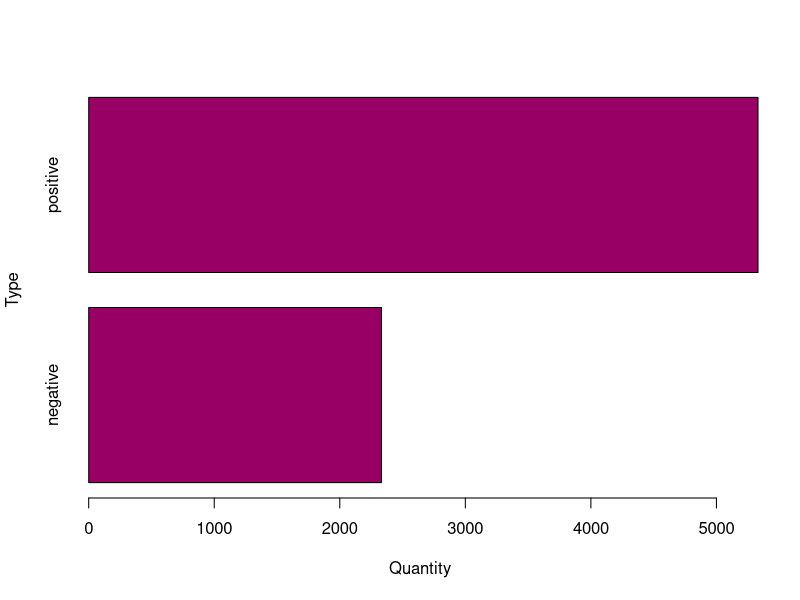
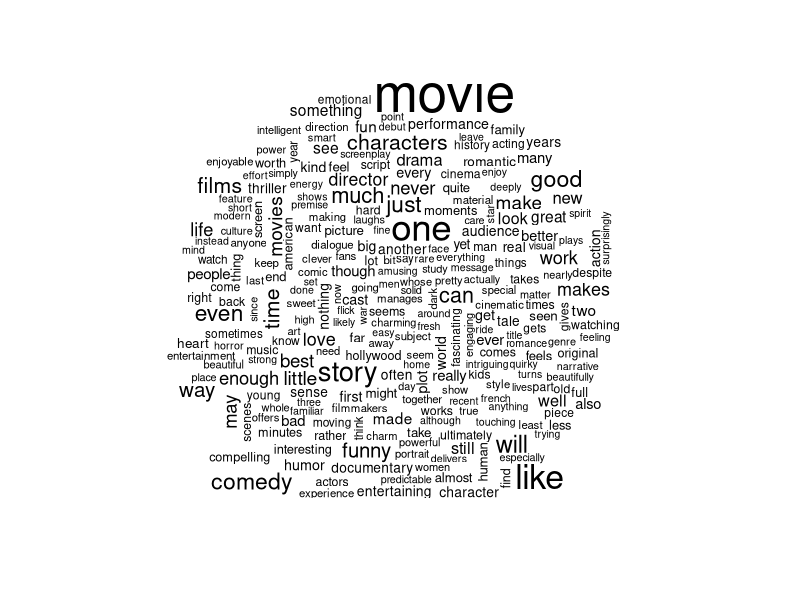
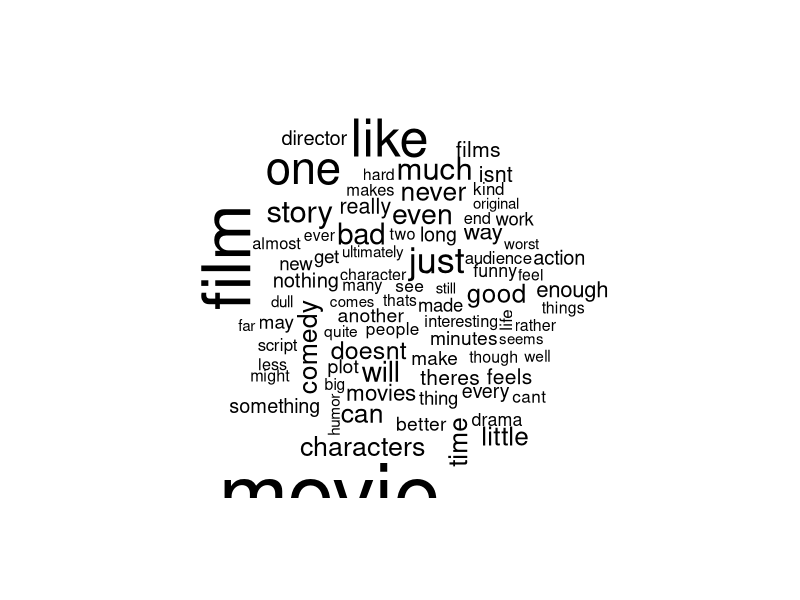
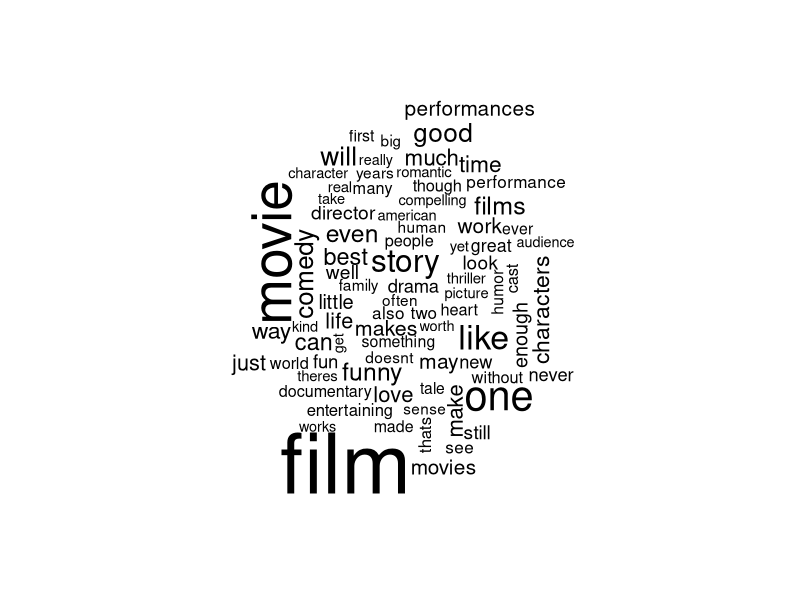
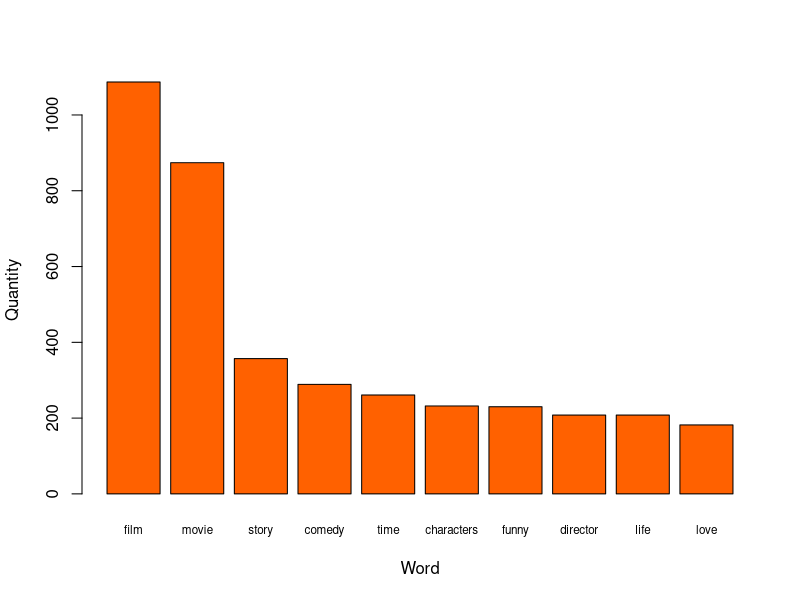
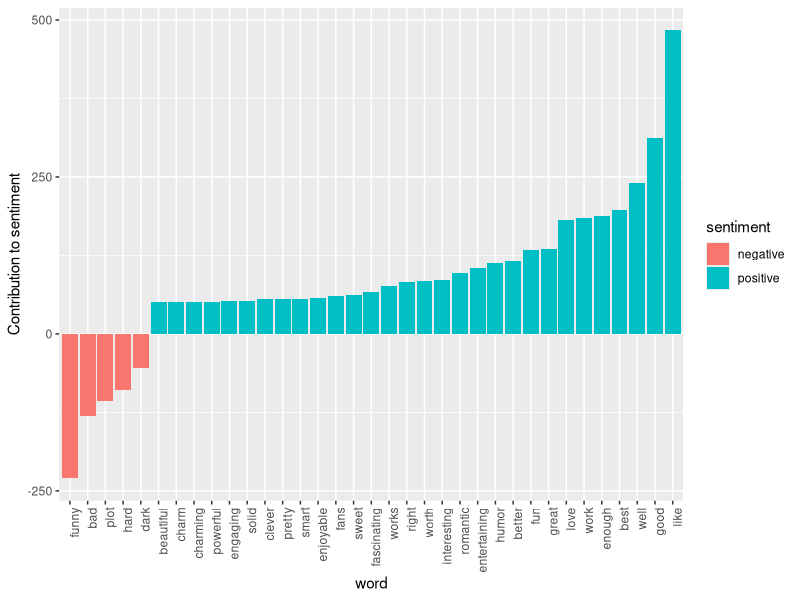

Generate these figures, in order, with R:
## ---- chunk 1
knitr::opts_chunk$set(echo = TRUE)
#dsMovies <- read.table(file = 'movie-reviews-dataset.tsv', sep = '\t', header = TRUE)
dsMovies <- read.csv("dsMovies.csv", stringsAsFactors = FALSE, header = TRUE)
## ---- chunk 2
summary(dsMovies)
str(dsMovies)
head(dsMovies)
tail(dsMovies)
dsMovies$type <- factor(dsMovies$type)
table(dsMovies$type)
## ---- chunk 3
barplot(table(dsMovies$type), xlab = "Quantity", ylab = "Type", horiz = TRUE, col='#990066')
## ---- chunk 4
library("tm")
dsMoviesCorpus <- VCorpus(VectorSource (dsMovies$message))
print(dsMoviesCorpus)
inspect(dsMoviesCorpus[1:2])
## ---- chunk 5
library("tm")
print(dsMoviesCorpus[[1]])
as.character(dsMoviesCorpus[[1]])
## ---- chunk 6
library("tm")
lapply(dsMoviesCorpus[1:5], as.character)
## ---- chunk 7
dsMovies_clean <- tm_map ( dsMoviesCorpus, content_transformer(tolower))
as.character(dsMoviesCorpus[[1]])
as.character(dsMovies_clean[[1]])
## ---- chunk 8
dsMovies_clean <- tm_map ( dsMovies_clean, removeNumbers)
as.character(dsMoviesCorpus[[32]])
as.character(dsMovies_clean[[32]])
## ---- chunk 9
#stopwords()
#stopwords('spanish')
dsMovies_clean <- tm_map ( dsMovies_clean, removeWords, stopwords('spanish'))
dsMovies_clean <- tm_map ( dsMovies_clean, removeWords, stopwords())
as.character(dsMoviesCorpus[[6]])
as.character(dsMovies_clean[[6]])
as.character(dsMoviesCorpus[[1200]])
as.character(dsMovies_clean[[1200]])
## ---- chunk 10
dsMovies_clean <- tm_map ( dsMovies_clean, removePunctuation)
as.character(dsMoviesCorpus[[6]])
as.character(dsMovies_clean[[6]])
## ---- chunk 11
dsMovies_clean <- tm_map ( dsMovies_clean, stripWhitespace)
as.character(dsMoviesCorpus[[452]])
as.character(dsMovies_clean[[452]])
## ---- chunk 12
dsMovies_dtm <- DocumentTermMatrix (dsMovies_clean)

str(dsMovies_dtm)
## ---- chunk 13
dsMovies_dtm_train <- dsMovies_dtm[1:5364, ]
dsMovies_dtm_test <- dsMovies_dtm[5365:7663, ]
dsMovies_train_labels <- dsMovies[1:5364,]$type
dsMovies_test_labels <- dsMovies[5365:7663,]$type
prop.table(table(dsMovies_train_labels))
prop.table(table(dsMovies_test_labels))
## ---- chunk 14
library("wordcloud")
wordcloud(dsMovies_clean, min.freq = 40, random.order =TRUE)
## ---- chunk 15
bad <- subset(dsMovies, type=="negative")
good <- subset(dsMovies, type =="positive")

wordcloud(bad$message, max.words = 80, scale = c(5, 0.5))
## ---- chunk 16
bad <- subset(dsMovies, type=="negative")
good <- subset(dsMovies, type =="positive")

wordcloud(good$message, max.words = 80, scale = c(5, 0.5))
## ---- chunk 17

library(dplyr)

library(tidytext)
library(tidyr)


bing <- get_sentiments("bing")

tidy_dsMovies <- dsMovies %>%
  unnest_tokens(word, message)

data("stop_words")
dsMoviesCl <- tidy_dsMovies %>%
  anti_join(stop_words)

res = dsMoviesCl %>%
  count(word, sort = TRUE)

barplot(res[1:10,]$n, xlab = "Word", ylab = "Quantity", horiz = FALSE, col='#FF6100',names.arg=res[1:10,]$word, cex.names=0.7)
res[1:10,]
## ---- chunk 18
library(ggplot2)
bing_word_counts <- tidy_dsMovies %>%
  inner_join(bing) %>%
  count(word, sentiment, sort = TRUE) %>%
  ungroup()

bing_word_counts %>%
  filter(n > 50) %>%
  mutate(n = ifelse(sentiment == "negative", -n, n)) %>%
  mutate(word = reorder(word, n)) %>%
  ggplot(aes(word, n, fill = sentiment)) +
  geom_bar(stat = "identity") +
  theme(axis.text.x = element_text(angle = 90, hjust = 1)) +
  ylab("Contribution to sentiment")
## ---- chunk 19
dsMovies_freq_words <- findFreqTerms(dsMovies_dtm_train,20)
str(dsMovies_freq_words)
dsMovies_dtm_freq_train <- dsMovies_dtm_train[,dsMovies_freq_words]
dsMovies_dtm_freq_test <- dsMovies_dtm_test[,dsMovies_freq_words]
dsMovies_dtm_freq_train
dsMovies_dtm_freq_test
## ---- chunk 20
converts_counts <- function(x){x <- ifelse(x>0,"Yes","No")}
dsMovies_train <- apply(dsMovies_dtm_freq_train, MARGIN = 2, converts_counts)
dsMovies_test <- apply(dsMovies_dtm_freq_test, MARGIN = 2, converts_counts)
## ---- chunk 21
library(e1071)
dsMovies_classifier <- naiveBayes(dsMovies_train,dsMovies_train_labels)
dsMovies_text_pred <- predict(dsMovies_classifier,dsMovies_test)
table(dsMovies_text_pred)
## ---- chunk 22
library(gmodels)
#CrossTable(dsMovies_text_pred,dsMovies_test_labels,prop.chisq = FALSE,prop.t = FALSE, dnn = c('predicted','actual'))
table(dsMovies_text_pred,dsMovies_test_labels)

## ---- chunk 23
library(e1071)
dsMovies_classifier <- naiveBayes(dsMovies_train,dsMovies_train_labels,laplace = 1)
dsMovies_text_pred <- predict(dsMovies_classifier,dsMovies_test)
table(dsMovies_text_pred,dsMovies_test_labels)
